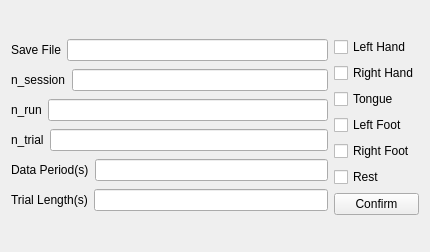
<?xml version="1.0" encoding="UTF-8"?>
<ui version="4.0">
 <class>Form</class>
 <widget class="QWidget" name="Form">
  <property name="geometry">
   <rect>
    <x>0</x>
    <y>0</y>
    <width>430</width>
    <height>252</height>
   </rect>
  </property>
  <property name="windowTitle">
   <string>Form</string>
  </property>
  <layout class="QVBoxLayout" name="verticalLayout_3">
   <item>
    <layout class="QHBoxLayout" name="horizontalLayout">
     <item>
      <layout class="QVBoxLayout" name="verticalLayout">
       <item>
        <layout class="QHBoxLayout" name="horizontalLayout_12">
         <item>
          <widget class="QLabel" name="labelSaveFile">
           <property name="text">
            <string>Save File</string>
           </property>
          </widget>
         </item>
         <item>
          <widget class="QLineEdit" name="lineSaveFile"/>
         </item>
        </layout>
       </item>
       <item>
        <layout class="QHBoxLayout" name="horizontalLayout_5">
         <item>
          <widget class="QLabel" name="labeln_session">
           <property name="text">
            <string>n_session</string>
           </property>
          </widget>
         </item>
         <item>
          <widget class="QLineEdit" name="linen_session"/>
         </item>
        </layout>
       </item>
       <item>
        <layout class="QHBoxLayout" name="horizontalLayout_11">
         <item>
          <widget class="QLabel" name="labeln_run">
           <property name="text">
            <string>n_run</string>
           </property>
          </widget>
         </item>
         <item>
          <widget class="QLineEdit" name="linen_run"/>
         </item>
        </layout>
       </item>
       <item>
        <layout class="QHBoxLayout" name="horizontalLayout_13">
         <item>
          <widget class="QLabel" name="labeln_trial">
           <property name="text">
            <string>n_trial</string>
           </property>
          </widget>
         </item>
         <item>
          <widget class="QLineEdit" name="linen_trial"/>
         </item>
        </layout>
       </item>
       <item>
        <layout class="QHBoxLayout" name="horizontalLayout_14">
         <item>
          <widget class="QLabel" name="labelDataPeriod">
           <property name="text">
            <string>Data Period(s)</string>
           </property>
          </widget>
         </item>
         <item>
          <widget class="QLineEdit" name="lineDataPeriod"/>
         </item>
        </layout>
       </item>
       <item>
        <layout class="QHBoxLayout" name="horizontalLayout_15">
         <item>
          <widget class="QLabel" name="labelTrialLength">
           <property name="text">
            <string>Trial Length(s)</string>
           </property>
          </widget>
         </item>
         <item>
          <widget class="QLineEdit" name="lineTrialLength"/>
         </item>
        </layout>
       </item>
      </layout>
     </item>
     <item>
      <layout class="QVBoxLayout" name="verticalLayout_2">
       <item>
        <widget class="QCheckBox" name="cBoxLeftHand">
         <property name="text">
          <string>Left Hand</string>
         </property>
        </widget>
       </item>
       <item>
        <widget class="QCheckBox" name="cBoxRightHand">
         <property name="text">
          <string>Right Hand</string>
         </property>
        </widget>
       </item>
       <item>
        <widget class="QCheckBox" name="cBoxTongue">
         <property name="text">
          <string>Tongue</string>
         </property>
        </widget>
       </item>
       <item>
        <widget class="QCheckBox" name="cBoxLeftFoot">
         <property name="text">
          <string>Left Foot</string>
         </property>
        </widget>
       </item>
       <item>
        <widget class="QCheckBox" name="cBoxRightFoot">
         <property name="text">
          <string>Right Foot</string>
         </property>
        </widget>
       </item>
       <item>
        <widget class="QCheckBox" name="cBoxRest">
         <property name="text">
          <string>Rest</string>
         </property>
        </widget>
       </item>
       <item>
        <widget class="QPushButton" name="btnConfirm">
         <property name="text">
          <string>Confirm</string>
         </property>
        </widget>
       </item>
      </layout>
     </item>
    </layout>
   </item>
  </layout>
 </widget>
 <resources/>
 <connections/>
</ui>
